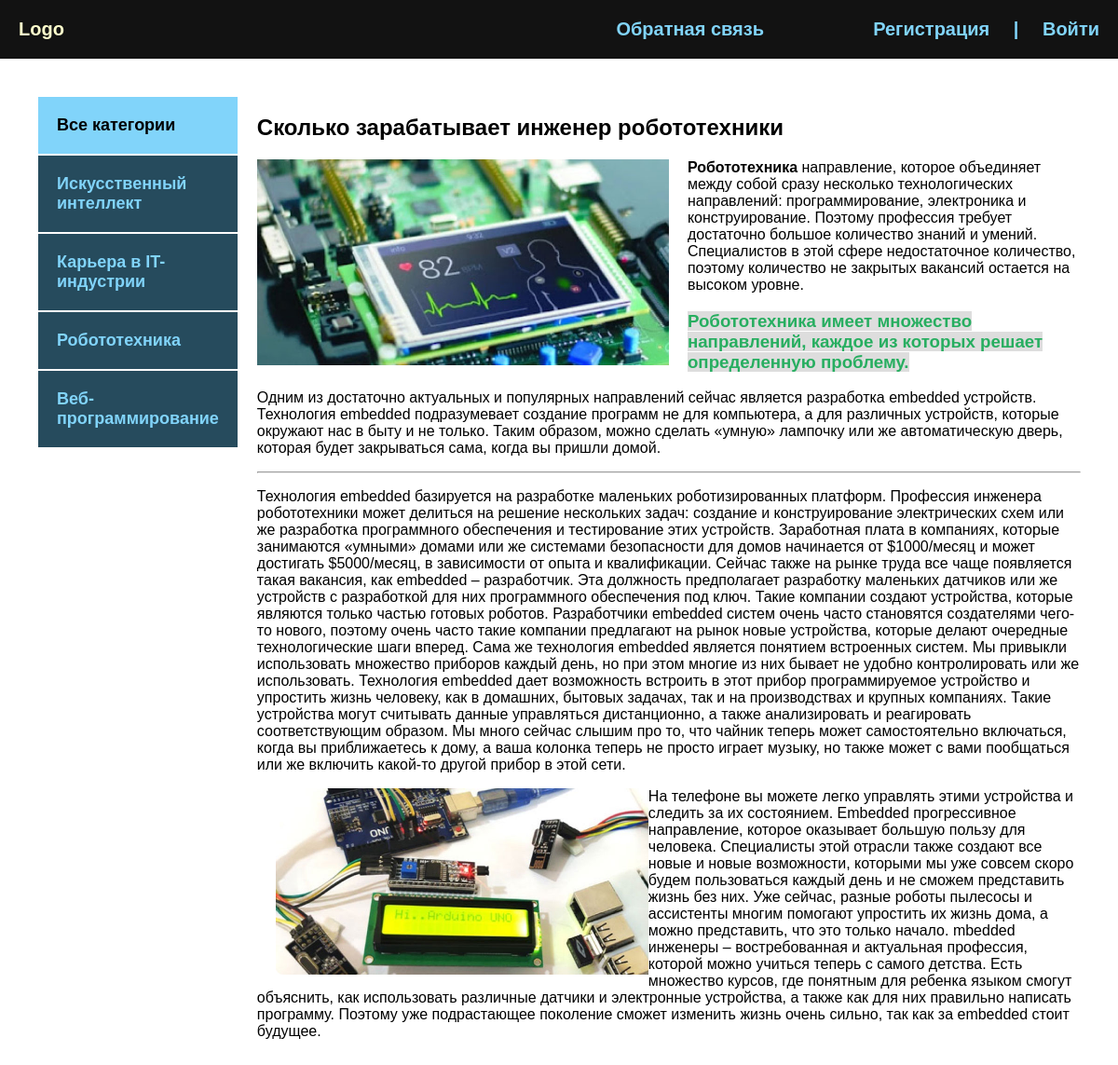
The page /post/skolko-zarabatyvaet-inzhener-robototehniki/ on the database its author committed.
### blog/models.py (models this page shows, shortened)
class Category(models.Model):
    name = models.CharField(max_length=200, verbose_name='Категория')
    slug = models.SlugField(max_length=200, unique=True, verbose_name='URL')
    def get_absolute_url(self):
        return reverse('category', kwargs={'cat_slug':self.slug})
    class Meta:
        verbose_name = 'Категория'
        verbose_name_plural = 'Категории'

class Blog(models.Model):
    title = models.CharField(max_length=255, verbose_name='Название')
    slug = models.SlugField(max_length=255, unique=True, verbose_name='URL')
    content = models.TextField(blank=True, verbose_name='Контент')
    photo = models.ImageField(upload_to='photos/%Y/%m/%d/', blank=True, verbose_name='Фото')
    time_created = models.DateTimeField(auto_now_add=True, verbose_name='Дата публикации')
    time_update = models.DateTimeField(auto_now=True, verbose_name='Дата обновления')
    is_published = models.BooleanField(default=True, verbose_name='Опубликовано')
    cat = models.ForeignKey('Category', on_delete=models.PROTECT, verbose_name='Категория')
    def __str__(self):
        return self.title
    class Meta:
        verbose_name = 'Новость'
        verbose_name_plural = 'Новости'
        ordering=['-time_created']

### blog/views.py (the view)
# urls.py: path('post/<slug:post_slug>/', ShowPost.as_view(), name='post'),
class ShowPost(DataMixin, DetailView):
    model = Blog
    template_name = 'blog/post.html'
    slug_url_kwarg = 'post_slug'
    context_object_name = 'post'
    def get_context_data(self, *, object_list=None, **kwargs):
        context =  super().get_context_data(**kwargs)
        c_def = self.get_user_context(title=context['post'])
        return dict(list(context.items()) + list(c_def.items()))

### blog/utils.py (called while the page is built)
    def get_user_context(self, **kwargs):
        context = kwargs
        cats = Category.objects.annotate(Count('blog'))
        user_menu = menu.copy()
        if not self.request.user.is_authenticated:
            user_menu.pop(0)
        context['menu'] = user_menu
        context['cats'] = cats
        if 'cat_selected' not in context:
            context['cat_selected'] = 0
        return context

### blog/templates/blog/post.html
{% extends "blog/base.html" %}
{% block content %}
<div class="post">
    <h2>{{ post.title }}</h2>
    {% if post.photo %}
    <img src="{{ post.photo.url }}" alt="" class='image'>
    {% endif %}
    {{ post.content|safe }}
</div>
{% endblock  %}

### blog/templates/blog/base.html (shortened to what this page needs)
<!DOCTYPE html>
{% load static %}
{% load blog_tags %}
<html lang="en">
<head>
    <link rel="stylesheet" href="{% static "css/style.css" %}">
</head>
<body>
    <div class="header">
        <div class="wrap">
            <ul class="mainmenu">
                <li class="logo">
                    <a href="{% url "index" %}">Logo</a>
                </li>
                {% for m in menu %}
                <li class="last">
                    <a href="{% url m.url_name %}">{{ m.title }}</a>
                </li>
                {% endfor %}
                {% if request.user.is_authenticated %}
                <li class="last">{{ user.username }} | <a href="{% url "logout" %}">Выйти</a>
                    {% comment %} <form action="{% url 'logout' %}" method="post">
                        {% csrf_token %}
                        <button type="submit">Выйти</button>
                    </form> {% endcomment %}
                </li>
                {% else %}
                <li class="last"><a href="{% url "register" %}">Регистрация</a> | <a href="{% url "login" %}">Войти</a></li>
                {% endif %}
            </ul>
        </div>
    </div>
    <div class="content">
        <div class="wrap">
            <div class="sidebar">
                <ul>
                    {% if cat_selected == 0 %}
                    <li class="selected">Все категории</li>
                    {% else %}
                    <li><a href="{% url "index" %}">Все категории</a></li>
                    {% endif %}
                    {% for c in cats %}
                        {% if c.blog__count > 0 %}
                            {% if c.pk == cat_selected %}
                                <li class='selected'>{{ c.name }}</li>
                            {% else %}
                                <li><a href="{{ c.get_absolute_url }}">{{ c.name }}</a></li>
                            {% endif %}
                        {% endif %}
                    {% endfor %}
                </ul>
            </div>
            <div class="main">
                {% block content %}
                {% endblock  %}
            </div>
        </div>
    </div>
</body>
</html>

### blog/static/css/style.css (style rules this page uses)
body { margin: 0; padding: 0; background: #264b5d; font-family: Verdana, Geneva, Tahoma, sans-serif; }
.wrap { max-width: 1200px; margin: 0 auto; }
.content .wrap { background: white; padding: 40px; box-sizing: border-box; display: flex; }
ul { list-style: none; margin: 0; padding: 0; }
a { color: #81d4fa; text-decoration: none; padding: 20px; display: block; }
.header { background: #121212; }
.mainmenu { display: flex; align-items: center; font-size: 20px; font-weight: bold; justify-content: space-between; }
.logo { flex-basis: 40%; }
.last { flex-basis: 30%; text-align: right; color: #81d4fa; }
.sidebar a { padding: 20px; display: block; border: 1px solid white; font-weight: bold; font-size: 18px; background: #264b5d; }
.selected { background: #81d4fa; font-size: 18px; padding: 20px; border: 1px solid white; font-weight: bold; }
.main { margin-left: 20px; }
.image { max-width: 50%; float: left; margin-right: 20px; }
.post { font-size: 16px; }
.last a { display: inline; }

### rows shown on the page
Category: name "Искусственный интеллект"
Category: name "Карьера в IT-индустрии"
Category: name "Робототехника"
Category: name "Веб-программирование"
Blog: title "Сколько зарабатывает инженер робототехники", photo (picture), content "Робототехника направление, которое объединяет между собой сразу несколько технологических направлений: программирование, электроника и конструирование. Поэтому профессия требует достаточно большое количество знаний и умений. Специалистов в этой сфере недостаточное количество, поэтому количество не закрытых вакансий остается на высоком уровне. Робототехника имеет множество направлений, каждое из которых решает определенную проблему. Одним из достаточно актуальных и популярных направлений сейчас является разработка embedded устройств. Технология embedded подразумевает создание программ не для компьютера, а для различных устройств, которые окружают нас в быту и не только. Таким образом, можно…", content (picture)

### other values the page prints
{{ m.title }} "Обратная связь"
